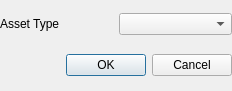
<?xml version="1.0" encoding="UTF-8"?>
<ui version="4.0">
 <class>NewAsset</class>
 <widget class="QDialog" name="NewAsset">
  <property name="geometry">
   <rect>
    <x>0</x>
    <y>0</y>
    <width>232</width>
    <height>91</height>
   </rect>
  </property>
  <property name="windowTitle">
   <string>Dialog</string>
  </property>
  <property name="modal">
   <bool>true</bool>
  </property>
  <layout class="QVBoxLayout" name="verticalLayout">
   <property name="leftMargin">
    <number>0</number>
   </property>
   <property name="topMargin">
    <number>0</number>
   </property>
   <property name="rightMargin">
    <number>0</number>
   </property>
   <property name="bottomMargin">
    <number>0</number>
   </property>
   <item>
    <layout class="QHBoxLayout" name="horizontalLayout">
     <item>
      <widget class="QLabel" name="label">
       <property name="text">
        <string>Asset Type</string>
       </property>
      </widget>
     </item>
     <item>
      <widget class="QComboBox" name="type"/>
     </item>
    </layout>
   </item>
   <item>
    <widget class="QDialogButtonBox" name="buttonBox">
     <property name="orientation">
      <enum>Qt::Horizontal</enum>
     </property>
     <property name="standardButtons">
      <set>QDialogButtonBox::Cancel|QDialogButtonBox::Ok</set>
     </property>
    </widget>
   </item>
  </layout>
 </widget>
 <resources/>
 <connections>
  <connection>
   <sender>buttonBox</sender>
   <signal>accepted()</signal>
   <receiver>NewAsset</receiver>
   <slot>accept()</slot>
   <hints>
    <hint type="sourcelabel">
     <x>248</x>
     <y>254</y>
    </hint>
    <hint type="destinationlabel">
     <x>157</x>
     <y>274</y>
    </hint>
   </hints>
  </connection>
  <connection>
   <sender>buttonBox</sender>
   <signal>rejected()</signal>
   <receiver>NewAsset</receiver>
   <slot>reject()</slot>
   <hints>
    <hint type="sourcelabel">
     <x>316</x>
     <y>260</y>
    </hint>
    <hint type="destinationlabel">
     <x>286</x>
     <y>274</y>
    </hint>
   </hints>
  </connection>
 </connections>
</ui>
